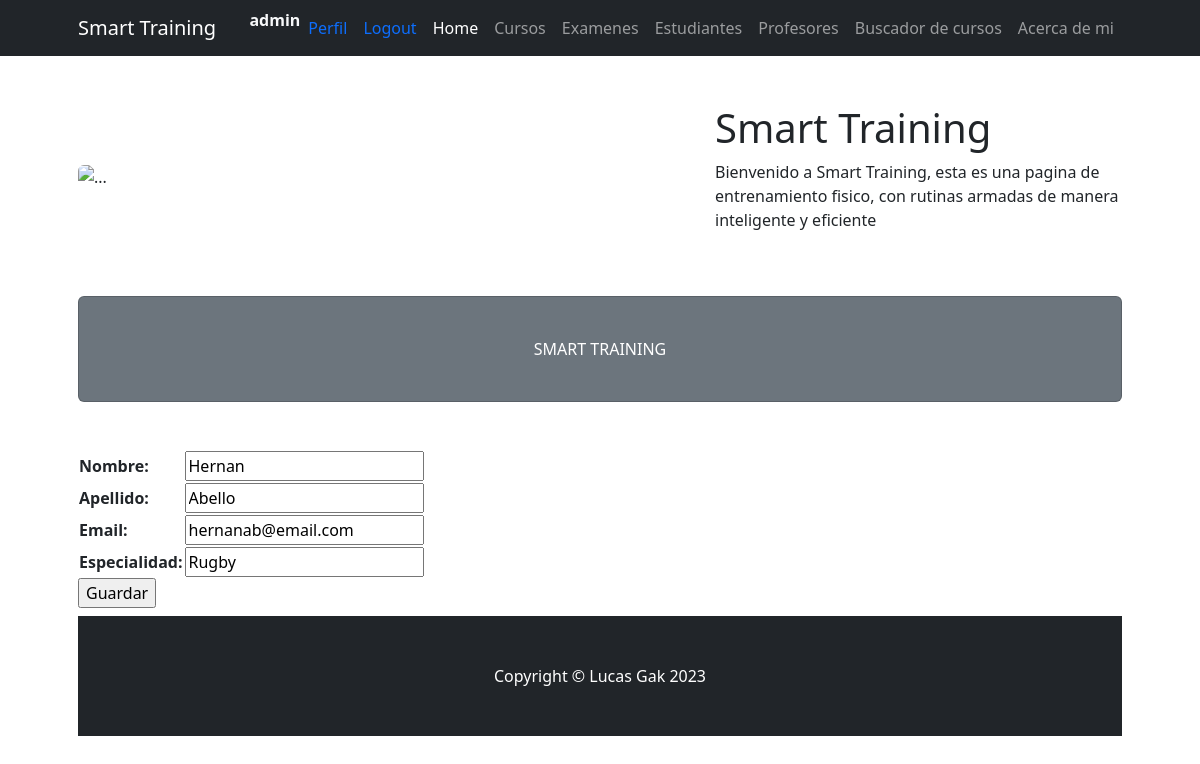
The app's page /ProjectoFinal23/editarProfesor/5/ (signed in) with its own data.
### ProjectoFinal23/models.py (models this page shows, shortened)
class Profesor(models.Model):
    nombre=models.CharField(max_length=30)
    apellido=models.CharField(max_length=30)
    email=models.EmailField()
    especialidad=models.CharField(max_length=30)

### ProjectoFinal23/views.py (the view)
# urls.py: path('editarProfesor/<int:profesor_id>/', login_required(group_required('staff')(views.editarProfesor)), name="EditarProfesor"),
@login_required
@user_passes_test(lambda u: u.is_superuser)
def editarProfesor(request, profesor_id):
    if request.method== 'POST':
        miFormulario = ProfesorFormulario(request.POST)
        if miFormulario.is_valid():
            informacion = miFormulario.cleaned_data
            profesor = Profesor.objects.get(id=(profesor_id))
            profesor.nombre = informacion['nombre']
            profesor.apellido = informacion['apellido']
            profesor.email = informacion['email']
            profesor.especialidad = informacion['especialidad']
            profesor.save()
            return render(request, "ProjectoFinal23/padre.html")
    else:
        profesor = Profesor.objects.get(id=(profesor_id))
        miFormulario= ProfesorFormulario(initial={'nombre': profesor.nombre, 'apellido':profesor.apellido, 'email':profesor.email, 'especialidad':profesor.especialidad})
    return render(request, "ProjectoFinal23/formulario_api.html", {"miFormulario":miFormulario, "profesor_id":profesor_id})

### ProjectoFinal23/forms.py
class ProfesorFormulario(forms.Form):
    nombre= forms.CharField(max_length=30)
    apellido= forms.CharField(max_length=30)
    email= forms.EmailField()
    especialidad= forms.CharField(max_length=30)

### ProjectoFinal23/urls.py (called while the page is built)
def group_required(group):
    return user_passes_test(lambda u: u.groups.filter(name=group).exists()or u.is_superuser or u.is_staff)

### ProjectoFinal23/templates/ProjectoFinal23/formulario_api.html
{% extends 'ProjectoFinal23/padre.html' %}
{% load static %}
{% block section1 %}
    <form action="" method="POST">{% csrf_token %}
        <table>
            {{ miFormulario.as_table }}
        </table>
        <input type="submit" value="Guardar">
    </form>
{% endblock %}

### ProjectoFinal23/templates/ProjectoFinal23/padre.html (shortened to what this page needs)
<!DOCTYPE html>
<html lang="en">
    <head>
        {% load static %}
        <link href="{% static 'ProjectoFinal23/css/styles.css' %}" rel="stylesheet" />
    </head>
    <body>
        <nav class="navbar navbar-expand-lg navbar-dark bg-dark">
            <div class="container px-5">
                <a class="navbar-brand" href="{% url 'inicio' %}">Smart Training</a>
                <div class="collapse navbar-collapse" id="navbarSupportedContent">
                    <ul class="navbar-nav ms-auto mb-2 mb-lg-0">
                        {% if request.user.is_authenticated %}
                        <li class="nav-item"><span class="text-light"><strong>{{request.user.username}}</strong></span></li>
                        <li class="nav-item"><a class="nav-link" href="{% url 'editarPerfil' %}"><span class="text-primary">Perfil</span></a></li>
                        <li class="nav-item"><a class="nav-link" href="{% url 'logout' %}"><span class="text-primary">Logout</span></a></li>
                        {% else %}
                        <li class="nav-item"><a class="nav-link" href="{% url 'login' %}"><span class="text-primary">Login</span></a></li>
                        <li class="nav-item"><a class="nav-link" href="{% url 'register' %}"><span class="text-primary">Registrate</span></a></li>
                      {% endif %}
                        <li class="nav-item"><a class="nav-link active" aria-current="page" href="{% url 'inicio' %}">Home</a></li>
                        <li class="nav-item"><a class="nav-link" href="{% url 'cursos' %}">Cursos</a></li>
                        <li class="nav-item"><a class="nav-link" href="{% url 'examenes' %}">Examenes</a></li>
                        <li class="nav-item"><a class="nav-link" href="{% url 'estudiantes' %}">Estudiantes</a></li>
                        <li class="nav-item"><a class="nav-link" href="{% url 'profesores' %}">Profesores</a></li>
                        <li class="nav-item"><a class="nav-link" href="{% url 'buscador_curso' %}">Buscador de cursos</a></li>
                        <li class="nav-item"><a class="nav-link" href="{% url 'acercadeMi' %}">Acerca de mi</a></li>
                    </ul>
                </div>
            </div>
        </nav>
        <div class="container px-4 px-lg-5">
            <div class="row gx-4 gx-lg-5 align-items-center my-5">
                <div class="col-lg-7"><img class="img-fluid rounded mb-4 mb-lg-0" src="https://iespericberne.edu.pe/wp-content/uploads/2021/04/profesor-educacion-fisica-1.jpg" alt="..." /></div>
                <div class="col-lg-5">
                    <h1 class="font-weight-light">Smart Training</h1>
                    <p>Bienvenido a Smart Training, esta es una pagina de entrenamiento fisico, con rutinas armadas de manera inteligente y eficiente</p>
                </div>
            </div>
            <div class="card text-white bg-secondary my-5 py-4 text-center">
                <div class="card-body"><p class="text-white m-0">SMART TRAINING</p></div>
            </div>
            {% block section1 %}
            {% endblock %}
        <footer class="py-5 bg-dark">
            <div class="container px-4 px-lg-5"><p class="m-0 text-center text-white">Copyright &copy; Lucas Gak 2023</p></div>
        </footer>
    </body>
</html>

### records on screen
Profesor: nombre "Hernan", apellido "Abello", email "hernanab@email.com", especialidad "Rugby"

### other values on screen
{{ request.user.username }} "admin"
